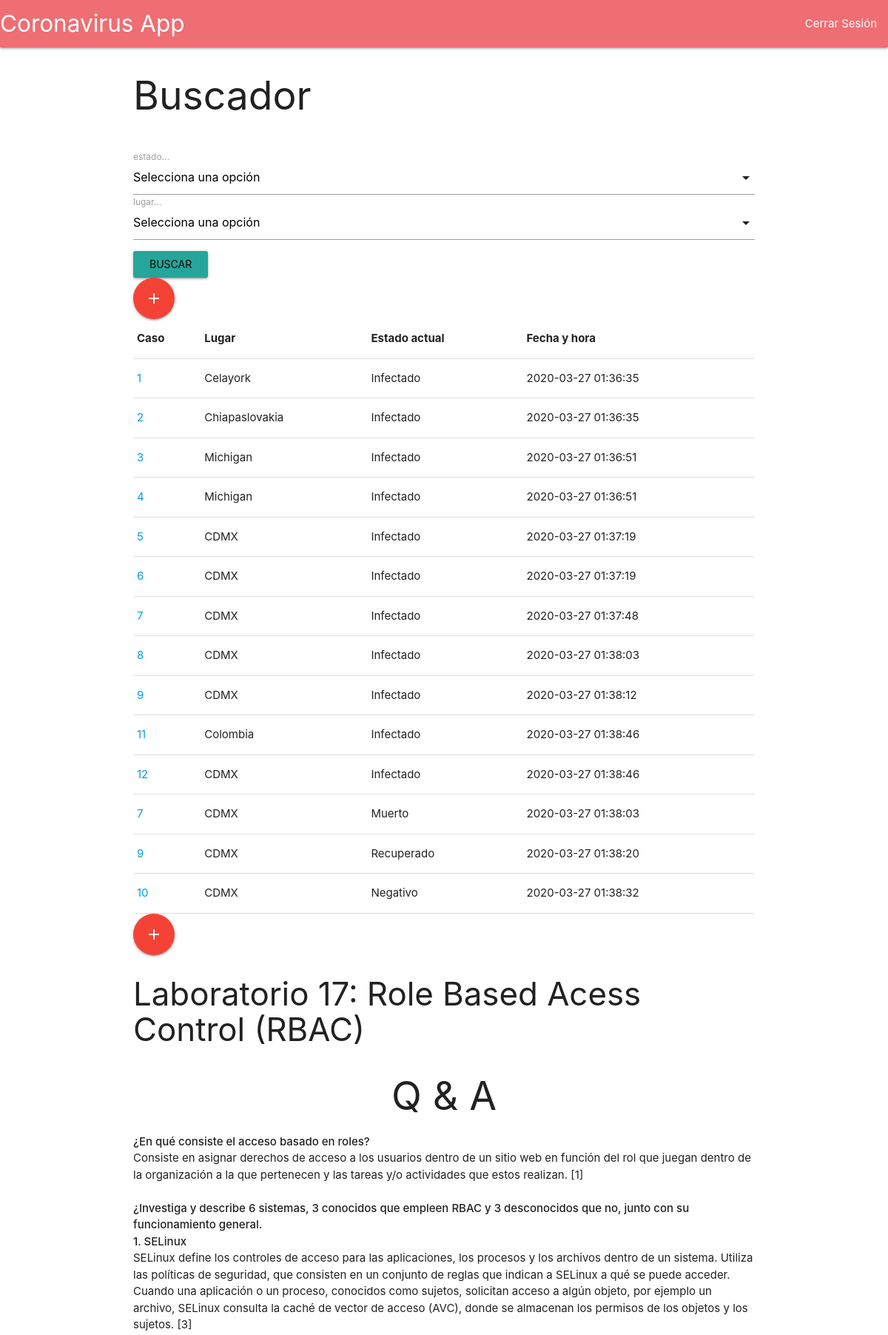
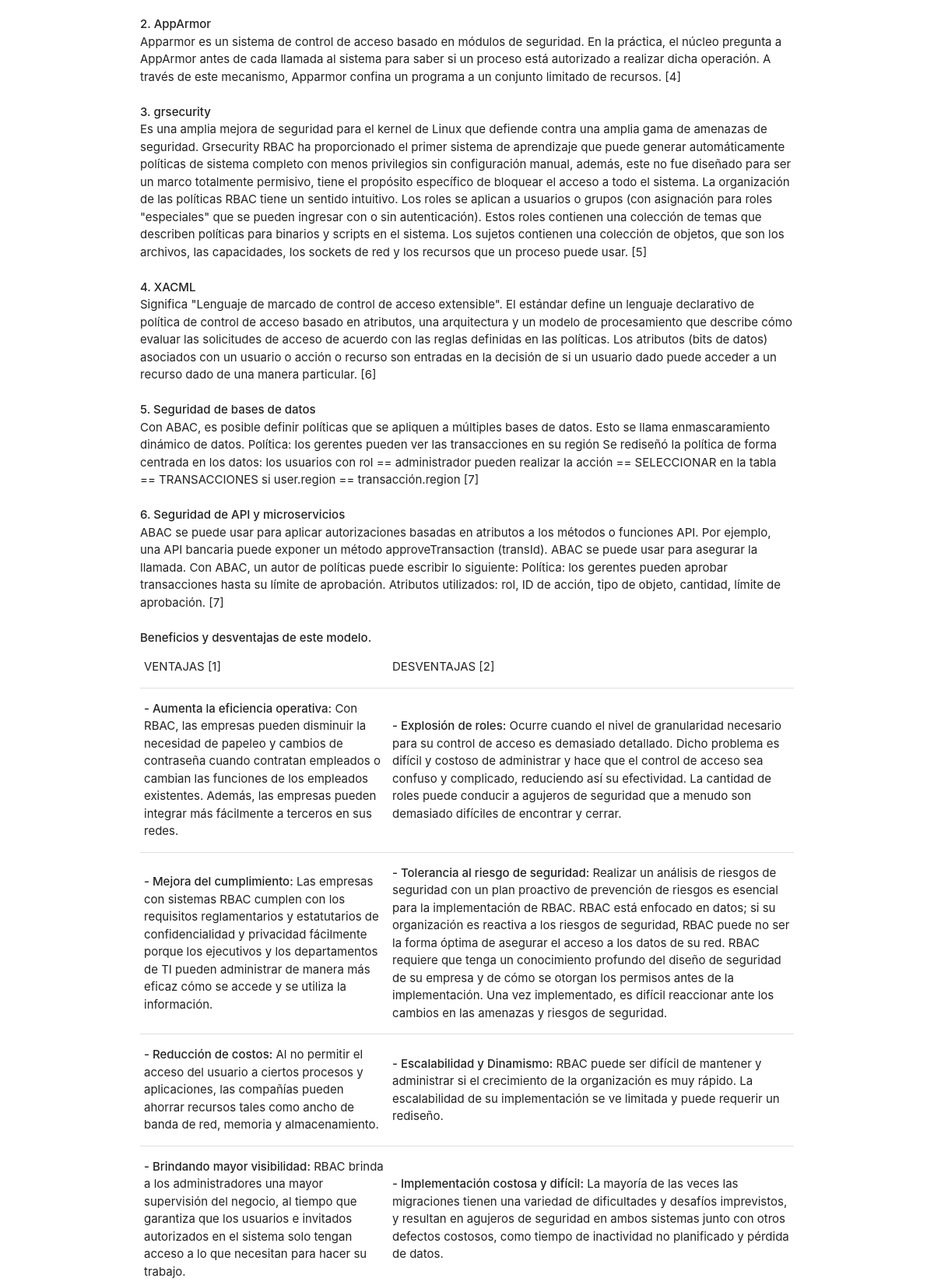
The page /controlador_session.php (signed in, upper part) on the database its author committed (2 pictures, top to bottom).
### tables this page shows
CREATE TABLE `estado` (
  `id` int(11) NOT NULL,
  `nombre` varchar(40) NOT NULL
);

CREATE TABLE `tiene` (
  `caso_id` int(11) NOT NULL,
  `estado_id` int(11) NOT NULL,
  `created_at` timestamp NOT NULL DEFAULT current_timestamp()
);

CREATE TABLE `lugar` (
  `id` int(11) NOT NULL,
  `nombre` varchar(100) NOT NULL
);

### model.php (the view, shortened to what this page needs)
<?php
  function conectar_bd() {
      $conexion_bd = mysqli_connect("localhost","root","","coronavirus");
      return $conexion_bd;
  }
  function consultar_casos($lugar="", $estado="") {
    $conexion_bd = conectar_bd();
    $resultado =  "<table><thead><tr><th>Caso</th><th>Lugar</th><th>Estado actual</th><th>Fecha y hora</th></tr></thead>";
    $consulta = 'Select caso_id, L.nombre as L_nombre, E.nombre as E_nombre, T.created_at as T_created_at From estado as E, tiene as T, lugar as L, caso as C WHERE E.id = T.estado_id AND C.id = T.caso_id AND C.lugar_id = L.id';
    $resultados = $conexion_bd->query($consulta);
    while ($row = mysqli_fetch_array($resultados, MYSQLI_BOTH)) {
        $resultado .= "<tr>";
        $resultado .= '<td><a href="controlador_editar.php?caso_id='.$row['caso_id'].'">'.$row['caso_id']."</a></td>";
        $resultado .= "<td>".$row['L_nombre']."</td>";
        $resultado .= "<td>".$row['E_nombre']."</td>";
        $resultado .= "<td>".$row['T_created_at']."</td>";
        $resultado .= "</tr>";
    }
    $resultado .= "</tbody></table>";
    return $resultado;
  }
  function crear_select($id, $columna_descripcion, $tabla, $seleccion=0) {
    $conexion_bd = conectar_bd();
    $resultado = '<div class="input-field"><select name="'.$tabla.'"><option value="" disabled selected>Selecciona una opción</option>';
    $consulta = "SELECT $id, $columna_descripcion FROM $tabla";
    $resultados = $conexion_bd->query($consulta);
    while ($row = mysqli_fetch_array($resultados, MYSQLI_BOTH)) {
        $resultado .= '<option value="'.$row["$id"].'" ';
        $resultado .= '>'.$row["$columna_descripcion"].'</option>';
    }
    $resultado .=  '</select><label>'.$tabla.'...</label></div>';
    return $resultado;
  }
  function getQuery($user){
      $conexion_bd = conectar_bd();
      $query = "SELECT password FROM usuario WHERE usuario='$user'";
    $result = mysqli_query($conexion_bd, $query);
      while($row=mysqli_fetch_array($result,MYSQLI_BOTH)){
        $password["password"]= $row["password"];
      }
      return $password["password"];
}
?>

### controlador_session.php (shortened to what this page needs)
<?php
require_once("model.php");
if($_SESSION["Contraseña"] == getQuery($_SESSION["Usuario"])){
    if(isset($_SESSION["ver"])) {
       include("_form.html");
    }
    if(isset($_SESSION["ver"])) {
      if (isset($_POST["lugar"])) {
          $lugar = htmlspecialchars($_POST["lugar"]);
      } else {
          $lugar = "";
      }
      if (isset($_POST["estado"])) {
          $estado = htmlspecialchars($_POST["estado"]);
      } else {
          $estado = "";
      }
      echo consultar_casos($lugar,$estado);
    }
}
else
{
  header("location:controlador_cerrarSesion.php");
}
?>

### rows shown on the page
estado: tiene.caso_id "1", lugar.nombre "Celayork", nombre "Infectado", tiene.created_at "2020-03-27 01:36:35", tiene.caso_id "2", lugar.nombre "Chiapaslovakia", tiene.caso_id "3", lugar.nombre "Michigan", tiene.created_at "2020-03-27 01:36:51", tiene.caso_id "4", tiene.caso_id "5", lugar.nombre "CDMX", tiene.created_at "2020-03-27 01:37:19", tiene.caso_id "6", tiene.caso_id "7", tiene.created_at "2020-03-27 01:37:48", tiene.caso_id "8", tiene.created_at "2020-03-27 01:38:03", tiene.caso_id "9", tiene.created_at "2020-03-27 01:38:12", tiene.caso_id "11", lugar.nombre "Colombia", tiene.created_at "2020-03-27 01:38:46", tiene.caso_id "12"
estado: tiene.caso_id "7", lugar.nombre "CDMX", nombre "Muerto", tiene.created_at "2020-03-27 01:38:03"
estado: tiene.caso_id "9", lugar.nombre "CDMX", nombre "Recuperado", tiene.created_at "2020-03-27 01:38:20"
estado: tiene.caso_id "10", lugar.nombre "CDMX", nombre "Negativo", tiene.created_at "2020-03-27 01:38:32"

### other values the page prints
$tabla "estado lugar"
